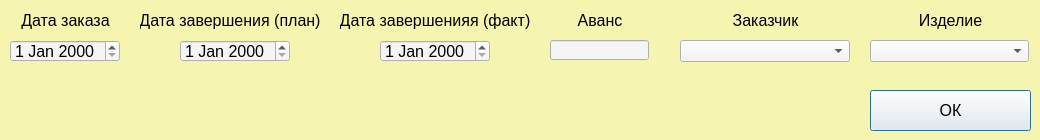
<?xml version="1.0" encoding="UTF-8"?>
<ui version="4.0">
 <class>Dialog</class>
 <widget class="QDialog" name="Dialog">
  <property name="geometry">
   <rect>
    <x>0</x>
    <y>0</y>
    <width>1040</width>
    <height>140</height>
   </rect>
  </property>
  <property name="windowTitle">
   <string>Dialog</string>
  </property>
  <property name="styleSheet">
   <string notr="true">background-color: rgb(245, 245, 175)</string>
  </property>
  <widget class="QLabel" name="label_3">
   <property name="geometry">
    <rect>
     <x>10</x>
     <y>10</y>
     <width>111</width>
     <height>20</height>
    </rect>
   </property>
   <property name="styleSheet">
    <string notr="true">color: rgb(0, 0, 0);
font-size: 16px;
font: &quot;Arial Black&quot;;</string>
   </property>
   <property name="text">
    <string>Дата заказа</string>
   </property>
   <property name="alignment">
    <set>Qt::AlignCenter</set>
   </property>
  </widget>
  <widget class="QPushButton" name="OKbutton">
   <property name="geometry">
    <rect>
     <x>870</x>
     <y>90</y>
     <width>161</width>
     <height>41</height>
    </rect>
   </property>
   <property name="styleSheet">
    <string notr="true">font-size: 16px;
font: &quot;Yu Gothic UI Semibold&quot;;
background-color: rgb(245, 245, 245)</string>
   </property>
   <property name="text">
    <string>ОК</string>
   </property>
  </widget>
  <widget class="QLabel" name="error">
   <property name="geometry">
    <rect>
     <x>10</x>
     <y>100</y>
     <width>541</width>
     <height>21</height>
    </rect>
   </property>
   <property name="styleSheet">
    <string notr="true">color: red;
font-size: 16px;
font: 16pt &quot;Franklin Gothic Demi&quot;;</string>
   </property>
   <property name="text">
    <string/>
   </property>
   <property name="alignment">
    <set>Qt::AlignCenter</set>
   </property>
  </widget>
  <widget class="QLabel" name="label_4">
   <property name="geometry">
    <rect>
     <x>680</x>
     <y>10</y>
     <width>171</width>
     <height>20</height>
    </rect>
   </property>
   <property name="styleSheet">
    <string notr="true">color: rgb(0, 0, 0);
font-size: 16px;
font: &quot;Arial Black&quot;;</string>
   </property>
   <property name="text">
    <string>Заказчик</string>
   </property>
   <property name="alignment">
    <set>Qt::AlignCenter</set>
   </property>
  </widget>
  <widget class="QComboBox" name="product">
   <property name="geometry">
    <rect>
     <x>870</x>
     <y>40</y>
     <width>159</width>
     <height>22</height>
    </rect>
   </property>
   <property name="styleSheet">
    <string notr="true">font-size: 16px;
font: &quot;Yu Gothic UI Semibold&quot;;
background-color: rgb(245, 245, 245)</string>
   </property>
  </widget>
  <widget class="QComboBox" name="client">
   <property name="geometry">
    <rect>
     <x>680</x>
     <y>40</y>
     <width>170</width>
     <height>22</height>
    </rect>
   </property>
   <property name="styleSheet">
    <string notr="true">font-size: 16px;
font: &quot;Yu Gothic UI Semibold&quot;;
background-color: rgb(245, 245, 245)</string>
   </property>
  </widget>
  <widget class="QLabel" name="label_5">
   <property name="geometry">
    <rect>
     <x>340</x>
     <y>10</y>
     <width>190</width>
     <height>20</height>
    </rect>
   </property>
   <property name="styleSheet">
    <string notr="true">color: rgb(0, 0, 0);
font-size: 16px;
font: &quot;Arial Black&quot;;</string>
   </property>
   <property name="text">
    <string>Дата завершенияя (факт)</string>
   </property>
   <property name="alignment">
    <set>Qt::AlignCenter</set>
   </property>
  </widget>
  <widget class="QDateEdit" name="date_start">
   <property name="geometry">
    <rect>
     <x>10</x>
     <y>40</y>
     <width>110</width>
     <height>22</height>
    </rect>
   </property>
   <property name="styleSheet">
    <string notr="true">font-size: 16px;
font: &quot;Yu Gothic UI Semibold&quot;;
background-color: rgb(245, 245, 245)</string>
   </property>
  </widget>
  <widget class="QDateEdit" name="date_plan">
   <property name="geometry">
    <rect>
     <x>180</x>
     <y>40</y>
     <width>110</width>
     <height>22</height>
    </rect>
   </property>
   <property name="styleSheet">
    <string notr="true">font-size: 16px;
font: &quot;Yu Gothic UI Semibold&quot;;
background-color: rgb(245, 245, 245)</string>
   </property>
  </widget>
  <widget class="QDateEdit" name="date_fact">
   <property name="geometry">
    <rect>
     <x>380</x>
     <y>40</y>
     <width>110</width>
     <height>22</height>
    </rect>
   </property>
   <property name="styleSheet">
    <string notr="true">font-size: 16px;
font: &quot;Yu Gothic UI Semibold&quot;;
background-color: rgb(245, 245, 245)</string>
   </property>
  </widget>
  <widget class="QLabel" name="label_6">
   <property name="geometry">
    <rect>
     <x>140</x>
     <y>10</y>
     <width>180</width>
     <height>20</height>
    </rect>
   </property>
   <property name="styleSheet">
    <string notr="true">color: rgb(0, 0, 0);
font-size: 16px;
font: &quot;Arial Black&quot;;</string>
   </property>
   <property name="text">
    <string>Дата завершения (план)</string>
   </property>
   <property name="alignment">
    <set>Qt::AlignCenter</set>
   </property>
  </widget>
  <widget class="QLineEdit" name="cost">
   <property name="geometry">
    <rect>
     <x>550</x>
     <y>40</y>
     <width>99</width>
     <height>20</height>
    </rect>
   </property>
   <property name="styleSheet">
    <string notr="true">font-size: 16px;
font: &quot;Yu Gothic UI Semibold&quot;;
background-color: rgb(245, 245, 245)</string>
   </property>
   <property name="text">
    <string/>
   </property>
  </widget>
  <widget class="QLabel" name="label_7">
   <property name="geometry">
    <rect>
     <x>550</x>
     <y>10</y>
     <width>100</width>
     <height>20</height>
    </rect>
   </property>
   <property name="styleSheet">
    <string notr="true">color: rgb(0, 0, 0);
font-size: 16px;
font: &quot;Arial Black&quot;;</string>
   </property>
   <property name="text">
    <string>Аванс</string>
   </property>
   <property name="alignment">
    <set>Qt::AlignCenter</set>
   </property>
  </widget>
  <widget class="QLabel" name="label_8">
   <property name="geometry">
    <rect>
     <x>870</x>
     <y>10</y>
     <width>161</width>
     <height>20</height>
    </rect>
   </property>
   <property name="styleSheet">
    <string notr="true">color: rgb(0, 0, 0);
font-size: 16px;
font: &quot;Arial Black&quot;;</string>
   </property>
   <property name="text">
    <string>Изделие</string>
   </property>
   <property name="alignment">
    <set>Qt::AlignCenter</set>
   </property>
  </widget>
 </widget>
 <resources/>
 <connections/>
</ui>
